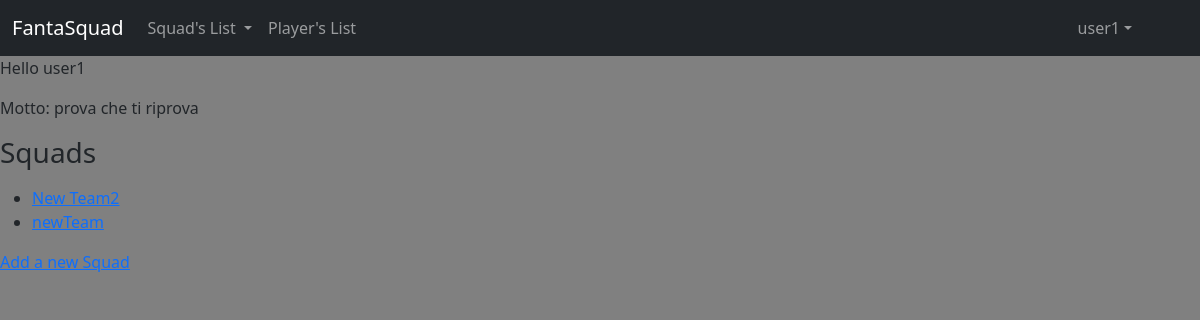
The app's page /profile/ (signed in) with its own data.
### accounts/models.py (models this page shows)
class CustomUser(AbstractUser):
    pass

### fanta_soccer_app/models.py (models this page shows, shortened)
class Profile(models.Model):
    user = models.OneToOneField(get_user_model(), null=True, on_delete=models.CASCADE)
    motto = models.TextField(max_length=220)

class Squad(models.Model):
    squad_name = models.CharField(max_length=20)
    manager = models.ForeignKey(get_user_model(), on_delete=models.CASCADE, null=True, blank=True)
    def __str__(self):
        return self.squad_name

### fanta_soccer_app/views.py (the view)
# urls.py: path('profile/', views.profile_view, name='profile'),
@login_required()
def profile_view(request):
    profile_id = request.user
    print(profile_id)
    squads_profile = profile_id.squad_set.all()
    print(squads_profile)
    return render(request, 'fanta_soccer_app/profile.html', {'squads_profile': squads_profile})

### fanta_soccer_app/context_processors.py (called while the page is built)
def navbar_dropdown_squad_list(request):
    nav_dropdown_squads = Squad.objects.all()
    return {
        'nav_dropdown_squads': nav_dropdown_squads
    }

### fanta_soccer_app/templates/fanta_soccer_app/profile.html
{% extends 'fanta_soccer_app/base.html'%}
{% block content%}
<body>
<p>Hello {{ user }}</p>
<p>
    Motto: {{ user.profile.motto }}
</p>
    <h3>Squads</h3>
<p>
    <ul>
    {% for squad in squads_profile %}
    <li>
        <a href="{% url 'fanta_soccer_app:squad' squad.id %}">{{ squad }}</a>
    </li>
    {% endfor %}
</ul>
    <a href="{% url 'fanta_soccer_app:new_squad' %}">Add a new Squad</a>
</p>
</body>
{% endblock content%}

### fanta_soccer_app/templates/fanta_soccer_app/base.html (shortened to what this page needs)
<!DOCTYPE html>
{% load static %}
<html lang="en">
<head>
    <link href="https://cdn.jsdelivr.net/npm/bootstrap@5.1.1/dist/css/bootstrap.min.css" rel="stylesheet">
    <link rel="stylesheet" href="{% static 'css/base.css' %}" type="text/css">
</head>
<nav class="navbar navbar-expand-lg navbar-dark bg-dark">
    <div class="container-fluid">
    <a class="navbar-brand" href="{% url 'fanta_soccer_app:index' %}">FantaSquad</a>
    <div class="collapse navbar-collapse" id="navbarSupportedContent">
        <ul class="navbar-nav me-auto mb-2 mb-lg-0">
            <li class="nav-item dropdown">
                <a class="nav-link dropdown-toggle" href="" id="navbarDropdown"
                   role="button" data-bs-toggle="dropdown" aria-haspopup="true" aria-expanded="false">
                    Squad's List
                </a>
            </li>
            <li class="nav-item">
                <a class="nav-link" href="{% url 'fanta_soccer_app:available_players' %}">Player's List</a>
            </li>
        </ul>
        <ul class="navbar-nav me-5 mb-2 mb-lg-0">
            <li class="nav-item dropdown ml-auto">
            {% if user.is_authenticated %}
                <a href="" class="nav-link dropdown-toggle" role="button" data-bs-toggle="dropdown">{{ user.username }}</a>
            {% else %}
                <ul class="navbar-nav ml-auto">
                <li class="nav-item"><a class="nav-link" href="{% url 'login' %}" >Login</a></li>
                <li class="nav-item"><a class="nav-link" href="{% url 'signup' %}" >Sign Up</a></li>
                </ul>
            {% endif %}
            </li>
        </ul>
    </div>
    </div>
</nav>
<body>
{% block content %} {% endblock content %}
</body>
</html>

### fanta_soccer_app/static/css/base.css (style rules this page uses)
body { grid: 3; background: gray; }

### records on screen
CustomUser: username "user1", profile.motto "prova che ti riprova"
Squad: squad_name "New Team2"
Squad: squad_name "newTeam"
